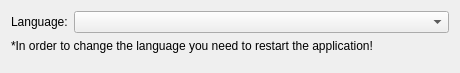
<?xml version="1.0" encoding="UTF-8"?>
<ui version="4.0">
 <class>AppearancePage</class>
 <widget class="QWidget" name="AppearancePage">
  <property name="geometry">
   <rect>
    <x>0</x>
    <y>0</y>
    <width>460</width>
    <height>73</height>
   </rect>
  </property>
  <property name="windowTitle">
   <string>Form</string>
  </property>
  <layout class="QGridLayout" name="gridLayout">
   <item row="0" column="0">
    <layout class="QHBoxLayout" name="horizontalLayout">
     <item>
      <widget class="QLabel" name="mLanguageLabel">
       <property name="sizePolicy">
        <sizepolicy hsizetype="Minimum" vsizetype="Fixed">
         <horstretch>0</horstretch>
         <verstretch>0</verstretch>
        </sizepolicy>
       </property>
       <property name="text">
        <string>Language:</string>
       </property>
      </widget>
     </item>
     <item>
      <widget class="QComboBox" name="mLanguageCombo">
       <property name="sizePolicy">
        <sizepolicy hsizetype="MinimumExpanding" vsizetype="Fixed">
         <horstretch>0</horstretch>
         <verstretch>0</verstretch>
        </sizepolicy>
       </property>
      </widget>
     </item>
    </layout>
   </item>
   <item row="1" column="0">
    <widget class="QLabel" name="mNoteLabel">
     <property name="text">
      <string>*In order to change the language you need to restart the application!</string>
     </property>
    </widget>
   </item>
   <item row="2" column="0">
    <spacer name="verticalSpacer">
     <property name="orientation">
      <enum>Qt::Vertical</enum>
     </property>
     <property name="sizeHint" stdset="0">
      <size>
       <width>20</width>
       <height>0</height>
      </size>
     </property>
    </spacer>
   </item>
  </layout>
 </widget>
 <resources/>
 <connections/>
</ui>
